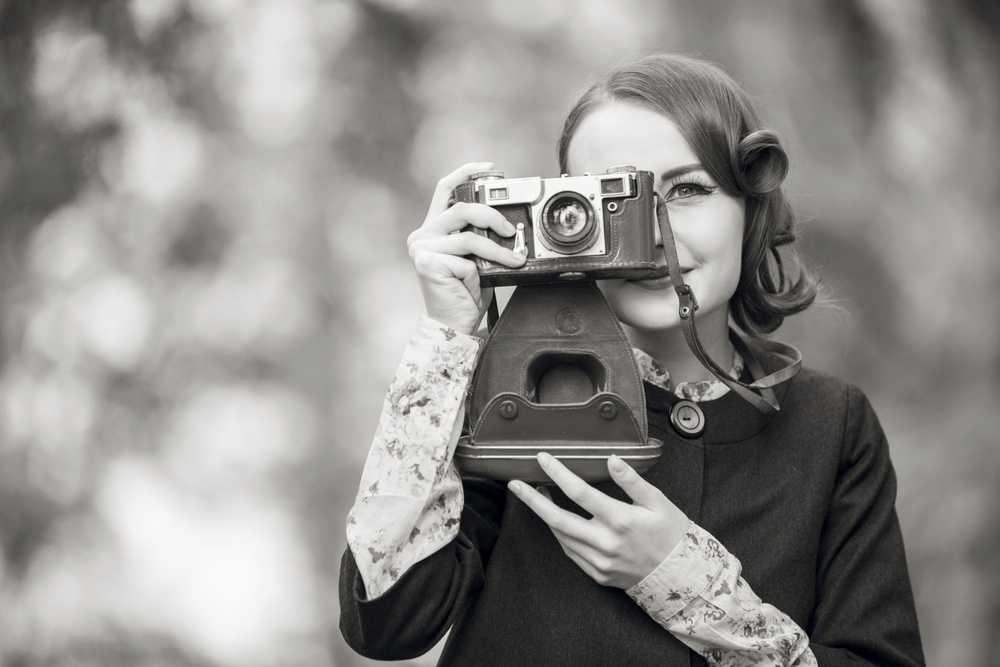
#> input picture asstes/o-BLACK-AND-WHITE-PHOTOGRAPHS-facebook.jpg, 1000 x 667 px, shrunk from 1536 x 1024 before the run, found by its file name
$ python main.py
#> lines starting #> are read from the running program, lines starting #| are printed output that depends on the picture
# import required package
import cv2

# Load the B&amp;W image
img = cv2.imread('asstes\\o-BLACK-AND-WHITE-PHOTOGRAPHS-facebook.jpg', 0)
#> img: shape (667, 1000); min 0, max 255, mean 141.7

# Apply a pseudocolor effect to the B&amp;W image

colorized = cv2.applyColorMap(img, cv2.COLORMAP_JET)
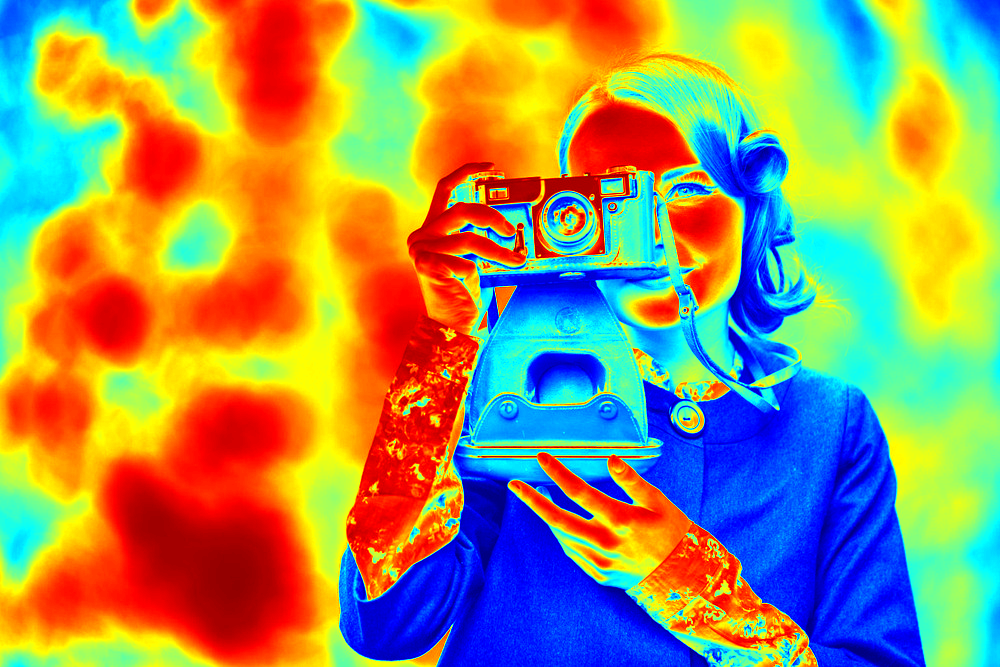
#> colorized: shape (667, 1000, 3); mean B, G, R 95.5, 149.2, 154.2

# Save the colorized image
cv2.imwrite('colorized_image.jpg', colorized)
